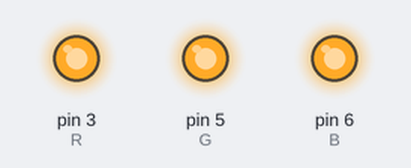
Recording of a sketch running on a simulated Arduino Uno, built with avr-gcc and run on an emulated ATmega328P. On the bench: output pins drawn as LEDs (lit = HIGH).

Above: at 0.5 s.
At 3.5 s:
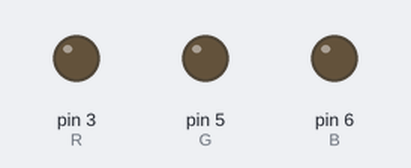
Timing chart, 0 to 4.6 s (numbered marks = the images above):
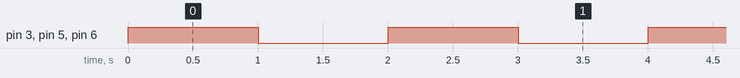

Measured:
- by itself, pin 3 (R), pin 5 (G), pin 6 (B): alternates HIGH for 1.0 s and LOW for 1.0 s

The sketch:

blink.ino
```cpp
#define R 3
#define G 5
#define B 6


void setup() {
  pinMode(R,OUTPUT);
  pinMode(G,OUTPUT);
  pinMode(B,OUTPUT);


}

void loop() {
 digitalWrite(R,HIGH);
 digitalWrite(G,HIGH);
 digitalWrite(B,HIGH);
 delay(1000);
 digitalWrite(R,LOW);
 digitalWrite(G,LOW);
 digitalWrite(B,LOW);
  delay(1000);

 }
```
